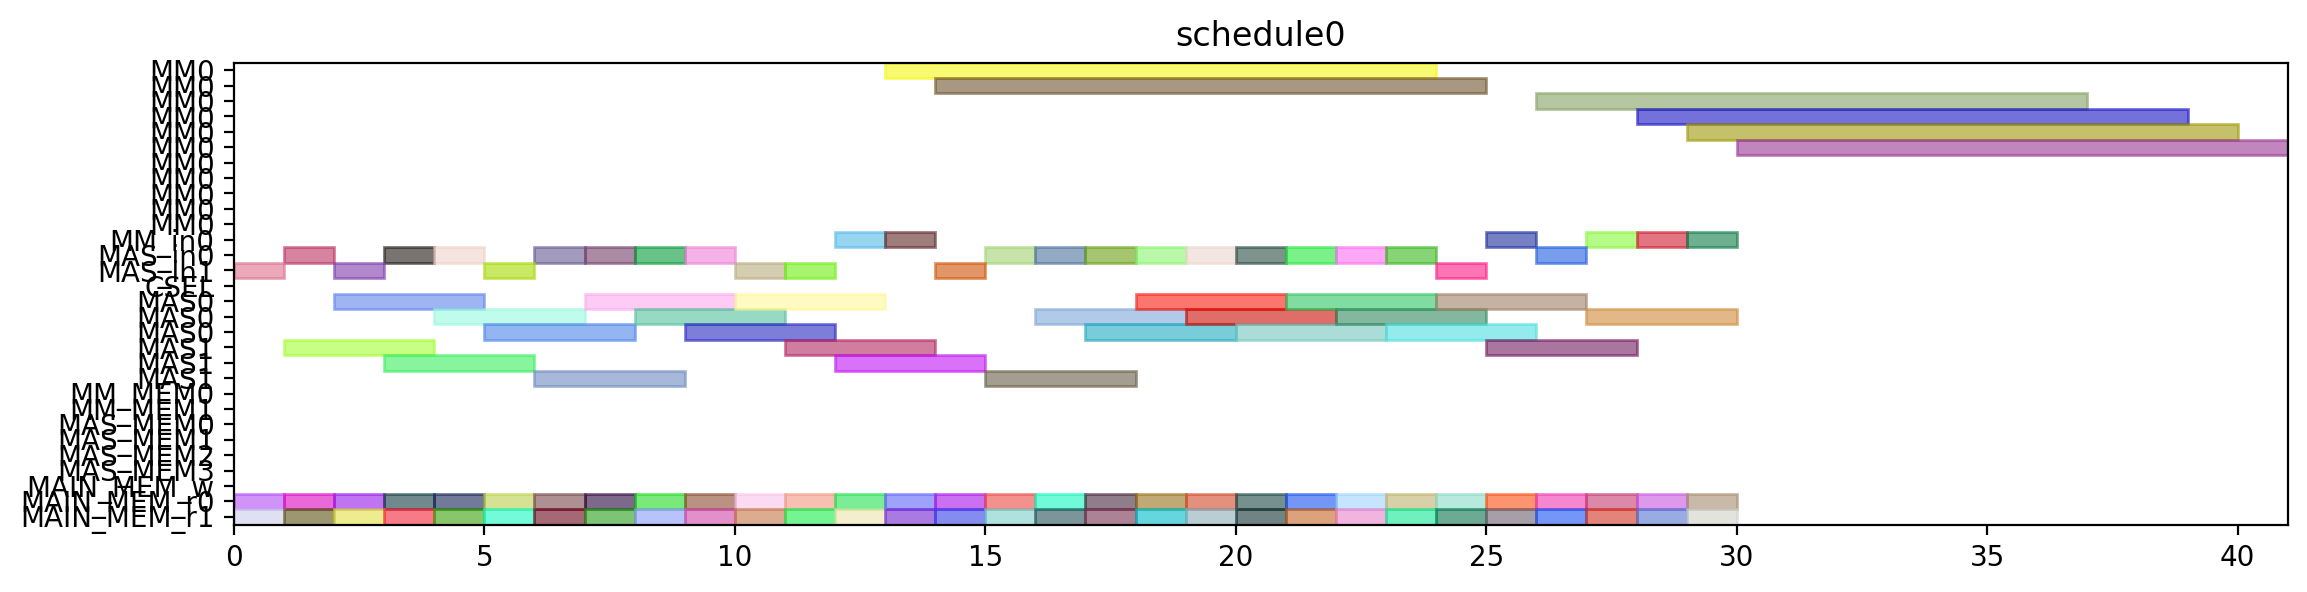

This chart was generated by the following Python code:
from pyschedule import Scenario, solvers, plotters, alt


def solve():
	horizon = 149
	S = Scenario("schedule0", horizon=horizon)

	# resource
	MM = S.Resources('MM', num=1, size=11)
	MM_in = S.Resources('MM_in', num=1)
	MAS_in = S.Resources('MAS_in', num=2)
	CSEL = S.Resource('CSEL')
	MAS = S.Resources('MAS', num=2, size=3, periods=range(1, horizon))
	MM_MEM = S.Resources('MM_MEM', num=2)
	MAS_MEM = S.Resources('MAS_MEM', num=4)
	MAIN_MEM_w = S.Resource('MAIN_MEM_w', size=1)
	MAIN_MEM_r = S.Resources('MAIN_MEM_r', num=2)

	# result of previous scheduling

	# new tasks
	d_t0_a1_0 = S.Task('d_t0_a1_0', length=3, delay_cost=1)
	d_t0_a1_0 += alt(MAS)
	d_t0_a1_0_in = S.Task('d_t0_a1_0_in', length=1, delay_cost=1)
	d_t0_a1_0_in += alt(MAS_in)
	S += d_t0_a1_0_in*MAS_in[0]<=d_t0_a1_0*MAS[0]

	S += d_t0_a1_0_in*MAS_in[1]<=d_t0_a1_0*MAS[1]

	d_t0_a1_0_mem0 = S.Task('d_t0_a1_0_mem0', length=1, delay_cost=1)
	d_t0_a1_0_mem0 += MAIN_MEM_r[0]
	S += d_t0_a1_0_mem0 <= d_t0_a1_0

	d_t0_a1_0_mem1 = S.Task('d_t0_a1_0_mem1', length=1, delay_cost=1)
	d_t0_a1_0_mem1 += MAIN_MEM_r[1]
	S += d_t0_a1_0_mem1 <= d_t0_a1_0

	d_t0_a1_1 = S.Task('d_t0_a1_1', length=3, delay_cost=1)
	d_t0_a1_1 += alt(MAS)
	d_t0_a1_1_in = S.Task('d_t0_a1_1_in', length=1, delay_cost=1)
	d_t0_a1_1_in += alt(MAS_in)
	S += d_t0_a1_1_in*MAS_in[0]<=d_t0_a1_1*MAS[0]

	S += d_t0_a1_1_in*MAS_in[1]<=d_t0_a1_1*MAS[1]

	d_t0_a1_1_mem0 = S.Task('d_t0_a1_1_mem0', length=1, delay_cost=1)
	d_t0_a1_1_mem0 += MAIN_MEM_r[0]
	S += d_t0_a1_1_mem0 <= d_t0_a1_1

	d_t0_a1_1_mem1 = S.Task('d_t0_a1_1_mem1', length=1, delay_cost=1)
	d_t0_a1_1_mem1 += MAIN_MEM_r[1]
	S += d_t0_a1_1_mem1 <= d_t0_a1_1

	d_t0_t10 = S.Task('d_t0_t10', length=3, delay_cost=1)
	d_t0_t10 += alt(MAS)
	d_t0_t10_in = S.Task('d_t0_t10_in', length=1, delay_cost=1)
	d_t0_t10_in += alt(MAS_in)
	S += d_t0_t10_in*MAS_in[0]<=d_t0_t10*MAS[0]

	S += d_t0_t10_in*MAS_in[1]<=d_t0_t10*MAS[1]

	d_t0_t10_mem0 = S.Task('d_t0_t10_mem0', length=1, delay_cost=1)
	d_t0_t10_mem0 += MAIN_MEM_r[0]
	S += d_t0_t10_mem0 <= d_t0_t10

	d_t0_t10_mem1 = S.Task('d_t0_t10_mem1', length=1, delay_cost=1)
	d_t0_t10_mem1 += MAIN_MEM_r[1]
	S += d_t0_t10_mem1 <= d_t0_t10

	d_t0_t11 = S.Task('d_t0_t11', length=3, delay_cost=1)
	d_t0_t11 += alt(MAS)
	d_t0_t11_in = S.Task('d_t0_t11_in', length=1, delay_cost=1)
	d_t0_t11_in += alt(MAS_in)
	S += d_t0_t11_in*MAS_in[0]<=d_t0_t11*MAS[0]

	S += d_t0_t11_in*MAS_in[1]<=d_t0_t11*MAS[1]

	d_t0_t11_mem0 = S.Task('d_t0_t11_mem0', length=1, delay_cost=1)
	d_t0_t11_mem0 += MAIN_MEM_r[0]
	S += d_t0_t11_mem0 <= d_t0_t11

	d_t0_t11_mem1 = S.Task('d_t0_t11_mem1', length=1, delay_cost=1)
	d_t0_t11_mem1 += MAIN_MEM_r[1]
	S += d_t0_t11_mem1 <= d_t0_t11

	d_t0_t3_t0 = S.Task('d_t0_t3_t0', length=11, delay_cost=1)
	d_t0_t3_t0 += alt(MM)
	d_t0_t3_t0_in = S.Task('d_t0_t3_t0_in', length=1, delay_cost=1)
	d_t0_t3_t0_in += alt(MM_in)
	S += d_t0_t3_t0_in*MM_in[0]<=d_t0_t3_t0*MM[0]
	d_t0_t3_t0_mem0 = S.Task('d_t0_t3_t0_mem0', length=1, delay_cost=1)
	d_t0_t3_t0_mem0 += MAIN_MEM_r[0]
	S += d_t0_t3_t0_mem0 <= d_t0_t3_t0

	d_t0_t3_t0_mem1 = S.Task('d_t0_t3_t0_mem1', length=1, delay_cost=1)
	d_t0_t3_t0_mem1 += MAIN_MEM_r[1]
	S += d_t0_t3_t0_mem1 <= d_t0_t3_t0

	d_t0_t3_t1 = S.Task('d_t0_t3_t1', length=11, delay_cost=1)
	d_t0_t3_t1 += alt(MM)
	d_t0_t3_t1_in = S.Task('d_t0_t3_t1_in', length=1, delay_cost=1)
	d_t0_t3_t1_in += alt(MM_in)
	S += d_t0_t3_t1_in*MM_in[0]<=d_t0_t3_t1*MM[0]
	d_t0_t3_t1_mem0 = S.Task('d_t0_t3_t1_mem0', length=1, delay_cost=1)
	d_t0_t3_t1_mem0 += MAIN_MEM_r[0]
	S += d_t0_t3_t1_mem0 <= d_t0_t3_t1

	d_t0_t3_t1_mem1 = S.Task('d_t0_t3_t1_mem1', length=1, delay_cost=1)
	d_t0_t3_t1_mem1 += MAIN_MEM_r[1]
	S += d_t0_t3_t1_mem1 <= d_t0_t3_t1

	d_t0_t3_t2 = S.Task('d_t0_t3_t2', length=3, delay_cost=1)
	d_t0_t3_t2 += alt(MAS)
	d_t0_t3_t2_in = S.Task('d_t0_t3_t2_in', length=1, delay_cost=1)
	d_t0_t3_t2_in += alt(MAS_in)
	S += d_t0_t3_t2_in*MAS_in[0]<=d_t0_t3_t2*MAS[0]

	S += d_t0_t3_t2_in*MAS_in[1]<=d_t0_t3_t2*MAS[1]

	d_t0_t3_t2_mem0 = S.Task('d_t0_t3_t2_mem0', length=1, delay_cost=1)
	d_t0_t3_t2_mem0 += MAIN_MEM_r[0]
	S += d_t0_t3_t2_mem0 <= d_t0_t3_t2

	d_t0_t3_t2_mem1 = S.Task('d_t0_t3_t2_mem1', length=1, delay_cost=1)
	d_t0_t3_t2_mem1 += MAIN_MEM_r[1]
	S += d_t0_t3_t2_mem1 <= d_t0_t3_t2

	d_t0_t3_t3 = S.Task('d_t0_t3_t3', length=3, delay_cost=1)
	d_t0_t3_t3 += alt(MAS)
	d_t0_t3_t3_in = S.Task('d_t0_t3_t3_in', length=1, delay_cost=1)
	d_t0_t3_t3_in += alt(MAS_in)
	S += d_t0_t3_t3_in*MAS_in[0]<=d_t0_t3_t3*MAS[0]

	S += d_t0_t3_t3_in*MAS_in[1]<=d_t0_t3_t3*MAS[1]

	d_t0_t3_t3_mem0 = S.Task('d_t0_t3_t3_mem0', length=1, delay_cost=1)
	d_t0_t3_t3_mem0 += MAIN_MEM_r[0]
	S += d_t0_t3_t3_mem0 <= d_t0_t3_t3

	d_t0_t3_t3_mem1 = S.Task('d_t0_t3_t3_mem1', length=1, delay_cost=1)
	d_t0_t3_t3_mem1 += MAIN_MEM_r[1]
	S += d_t0_t3_t3_mem1 <= d_t0_t3_t3

	d_t1_a1_0 = S.Task('d_t1_a1_0', length=3, delay_cost=1)
	d_t1_a1_0 += alt(MAS)
	d_t1_a1_0_in = S.Task('d_t1_a1_0_in', length=1, delay_cost=1)
	d_t1_a1_0_in += alt(MAS_in)
	S += d_t1_a1_0_in*MAS_in[0]<=d_t1_a1_0*MAS[0]

	S += d_t1_a1_0_in*MAS_in[1]<=d_t1_a1_0*MAS[1]

	d_t1_a1_0_mem0 = S.Task('d_t1_a1_0_mem0', length=1, delay_cost=1)
	d_t1_a1_0_mem0 += MAIN_MEM_r[0]
	S += d_t1_a1_0_mem0 <= d_t1_a1_0

	d_t1_a1_0_mem1 = S.Task('d_t1_a1_0_mem1', length=1, delay_cost=1)
	d_t1_a1_0_mem1 += MAIN_MEM_r[1]
	S += d_t1_a1_0_mem1 <= d_t1_a1_0

	d_t1_a1_1 = S.Task('d_t1_a1_1', length=3, delay_cost=1)
	d_t1_a1_1 += alt(MAS)
	d_t1_a1_1_in = S.Task('d_t1_a1_1_in', length=1, delay_cost=1)
	d_t1_a1_1_in += alt(MAS_in)
	S += d_t1_a1_1_in*MAS_in[0]<=d_t1_a1_1*MAS[0]

	S += d_t1_a1_1_in*MAS_in[1]<=d_t1_a1_1*MAS[1]

	d_t1_a1_1_mem0 = S.Task('d_t1_a1_1_mem0', length=1, delay_cost=1)
	d_t1_a1_1_mem0 += MAIN_MEM_r[0]
	S += d_t1_a1_1_mem0 <= d_t1_a1_1

	d_t1_a1_1_mem1 = S.Task('d_t1_a1_1_mem1', length=1, delay_cost=1)
	d_t1_a1_1_mem1 += MAIN_MEM_r[1]
	S += d_t1_a1_1_mem1 <= d_t1_a1_1

	d_t1_t10 = S.Task('d_t1_t10', length=3, delay_cost=1)
	d_t1_t10 += alt(MAS)
	d_t1_t10_in = S.Task('d_t1_t10_in', length=1, delay_cost=1)
	d_t1_t10_in += alt(MAS_in)
	S += d_t1_t10_in*MAS_in[0]<=d_t1_t10*MAS[0]

	S += d_t1_t10_in*MAS_in[1]<=d_t1_t10*MAS[1]

	d_t1_t10_mem0 = S.Task('d_t1_t10_mem0', length=1, delay_cost=1)
	d_t1_t10_mem0 += MAIN_MEM_r[0]
	S += d_t1_t10_mem0 <= d_t1_t10

	d_t1_t10_mem1 = S.Task('d_t1_t10_mem1', length=1, delay_cost=1)
	d_t1_t10_mem1 += MAIN_MEM_r[1]
	S += d_t1_t10_mem1 <= d_t1_t10

	d_t1_t11 = S.Task('d_t1_t11', length=3, delay_cost=1)
	d_t1_t11 += alt(MAS)
	d_t1_t11_in = S.Task('d_t1_t11_in', length=1, delay_cost=1)
	d_t1_t11_in += alt(MAS_in)
	S += d_t1_t11_in*MAS_in[0]<=d_t1_t11*MAS[0]

	S += d_t1_t11_in*MAS_in[1]<=d_t1_t11*MAS[1]

	d_t1_t11_mem0 = S.Task('d_t1_t11_mem0', length=1, delay_cost=1)
	d_t1_t11_mem0 += MAIN_MEM_r[0]
	S += d_t1_t11_mem0 <= d_t1_t11

	d_t1_t11_mem1 = S.Task('d_t1_t11_mem1', length=1, delay_cost=1)
	d_t1_t11_mem1 += MAIN_MEM_r[1]
	S += d_t1_t11_mem1 <= d_t1_t11

	d_t1_t3_t0 = S.Task('d_t1_t3_t0', length=11, delay_cost=1)
	d_t1_t3_t0 += alt(MM)
	d_t1_t3_t0_in = S.Task('d_t1_t3_t0_in', length=1, delay_cost=1)
	d_t1_t3_t0_in += alt(MM_in)
	S += d_t1_t3_t0_in*MM_in[0]<=d_t1_t3_t0*MM[0]
	d_t1_t3_t0_mem0 = S.Task('d_t1_t3_t0_mem0', length=1, delay_cost=1)
	d_t1_t3_t0_mem0 += MAIN_MEM_r[0]
	S += d_t1_t3_t0_mem0 <= d_t1_t3_t0

	d_t1_t3_t0_mem1 = S.Task('d_t1_t3_t0_mem1', length=1, delay_cost=1)
	d_t1_t3_t0_mem1 += MAIN_MEM_r[1]
	S += d_t1_t3_t0_mem1 <= d_t1_t3_t0

	d_t1_t3_t1 = S.Task('d_t1_t3_t1', length=11, delay_cost=1)
	d_t1_t3_t1 += alt(MM)
	d_t1_t3_t1_in = S.Task('d_t1_t3_t1_in', length=1, delay_cost=1)
	d_t1_t3_t1_in += alt(MM_in)
	S += d_t1_t3_t1_in*MM_in[0]<=d_t1_t3_t1*MM[0]
	d_t1_t3_t1_mem0 = S.Task('d_t1_t3_t1_mem0', length=1, delay_cost=1)
	d_t1_t3_t1_mem0 += MAIN_MEM_r[0]
	S += d_t1_t3_t1_mem0 <= d_t1_t3_t1

	d_t1_t3_t1_mem1 = S.Task('d_t1_t3_t1_mem1', length=1, delay_cost=1)
	d_t1_t3_t1_mem1 += MAIN_MEM_r[1]
	S += d_t1_t3_t1_mem1 <= d_t1_t3_t1

	d_t1_t3_t2 = S.Task('d_t1_t3_t2', length=3, delay_cost=1)
	d_t1_t3_t2 += alt(MAS)
	d_t1_t3_t2_in = S.Task('d_t1_t3_t2_in', length=1, delay_cost=1)
	d_t1_t3_t2_in += alt(MAS_in)
	S += d_t1_t3_t2_in*MAS_in[0]<=d_t1_t3_t2*MAS[0]

	S += d_t1_t3_t2_in*MAS_in[1]<=d_t1_t3_t2*MAS[1]

	d_t1_t3_t2_mem0 = S.Task('d_t1_t3_t2_mem0', length=1, delay_cost=1)
	d_t1_t3_t2_mem0 += MAIN_MEM_r[0]
	S += d_t1_t3_t2_mem0 <= d_t1_t3_t2

	d_t1_t3_t2_mem1 = S.Task('d_t1_t3_t2_mem1', length=1, delay_cost=1)
	d_t1_t3_t2_mem1 += MAIN_MEM_r[1]
	S += d_t1_t3_t2_mem1 <= d_t1_t3_t2

	d_t1_t3_t3 = S.Task('d_t1_t3_t3', length=3, delay_cost=1)
	d_t1_t3_t3 += alt(MAS)
	d_t1_t3_t3_in = S.Task('d_t1_t3_t3_in', length=1, delay_cost=1)
	d_t1_t3_t3_in += alt(MAS_in)
	S += d_t1_t3_t3_in*MAS_in[0]<=d_t1_t3_t3*MAS[0]

	S += d_t1_t3_t3_in*MAS_in[1]<=d_t1_t3_t3*MAS[1]

	d_t1_t3_t3_mem0 = S.Task('d_t1_t3_t3_mem0', length=1, delay_cost=1)
	d_t1_t3_t3_mem0 += MAIN_MEM_r[0]
	S += d_t1_t3_t3_mem0 <= d_t1_t3_t3

	d_t1_t3_t3_mem1 = S.Task('d_t1_t3_t3_mem1', length=1, delay_cost=1)
	d_t1_t3_t3_mem1 += MAIN_MEM_r[1]
	S += d_t1_t3_t3_mem1 <= d_t1_t3_t3

	d_t2_a1_0 = S.Task('d_t2_a1_0', length=3, delay_cost=1)
	d_t2_a1_0 += alt(MAS)
	d_t2_a1_0_in = S.Task('d_t2_a1_0_in', length=1, delay_cost=1)
	d_t2_a1_0_in += alt(MAS_in)
	S += d_t2_a1_0_in*MAS_in[0]<=d_t2_a1_0*MAS[0]

	S += d_t2_a1_0_in*MAS_in[1]<=d_t2_a1_0*MAS[1]

	d_t2_a1_0_mem0 = S.Task('d_t2_a1_0_mem0', length=1, delay_cost=1)
	d_t2_a1_0_mem0 += MAIN_MEM_r[0]
	S += d_t2_a1_0_mem0 <= d_t2_a1_0

	d_t2_a1_0_mem1 = S.Task('d_t2_a1_0_mem1', length=1, delay_cost=1)
	d_t2_a1_0_mem1 += MAIN_MEM_r[1]
	S += d_t2_a1_0_mem1 <= d_t2_a1_0

	d_t2_a1_1 = S.Task('d_t2_a1_1', length=3, delay_cost=1)
	d_t2_a1_1 += alt(MAS)
	d_t2_a1_1_in = S.Task('d_t2_a1_1_in', length=1, delay_cost=1)
	d_t2_a1_1_in += alt(MAS_in)
	S += d_t2_a1_1_in*MAS_in[0]<=d_t2_a1_1*MAS[0]

	S += d_t2_a1_1_in*MAS_in[1]<=d_t2_a1_1*MAS[1]

	d_t2_a1_1_mem0 = S.Task('d_t2_a1_1_mem0', length=1, delay_cost=1)
	d_t2_a1_1_mem0 += MAIN_MEM_r[0]
	S += d_t2_a1_1_mem0 <= d_t2_a1_1

	d_t2_a1_1_mem1 = S.Task('d_t2_a1_1_mem1', length=1, delay_cost=1)
	d_t2_a1_1_mem1 += MAIN_MEM_r[1]
	S += d_t2_a1_1_mem1 <= d_t2_a1_1

	d_t2_t10 = S.Task('d_t2_t10', length=3, delay_cost=1)
	d_t2_t10 += alt(MAS)
	d_t2_t10_in = S.Task('d_t2_t10_in', length=1, delay_cost=1)
	d_t2_t10_in += alt(MAS_in)
	S += d_t2_t10_in*MAS_in[0]<=d_t2_t10*MAS[0]

	S += d_t2_t10_in*MAS_in[1]<=d_t2_t10*MAS[1]

	d_t2_t10_mem0 = S.Task('d_t2_t10_mem0', length=1, delay_cost=1)
	d_t2_t10_mem0 += MAIN_MEM_r[0]
	S += d_t2_t10_mem0 <= d_t2_t10

	d_t2_t10_mem1 = S.Task('d_t2_t10_mem1', length=1, delay_cost=1)
	d_t2_t10_mem1 += MAIN_MEM_r[1]
	S += d_t2_t10_mem1 <= d_t2_t10

	d_t2_t11 = S.Task('d_t2_t11', length=3, delay_cost=1)
	d_t2_t11 += alt(MAS)
	d_t2_t11_in = S.Task('d_t2_t11_in', length=1, delay_cost=1)
	d_t2_t11_in += alt(MAS_in)
	S += d_t2_t11_in*MAS_in[0]<=d_t2_t11*MAS[0]

	S += d_t2_t11_in*MAS_in[1]<=d_t2_t11*MAS[1]

	d_t2_t11_mem0 = S.Task('d_t2_t11_mem0', length=1, delay_cost=1)
	d_t2_t11_mem0 += MAIN_MEM_r[0]
	S += d_t2_t11_mem0 <= d_t2_t11

	d_t2_t11_mem1 = S.Task('d_t2_t11_mem1', length=1, delay_cost=1)
	d_t2_t11_mem1 += MAIN_MEM_r[1]
	S += d_t2_t11_mem1 <= d_t2_t11

	d_t2_t3_t0 = S.Task('d_t2_t3_t0', length=11, delay_cost=1)
	d_t2_t3_t0 += alt(MM)
	d_t2_t3_t0_in = S.Task('d_t2_t3_t0_in', length=1, delay_cost=1)
	d_t2_t3_t0_in += alt(MM_in)
	S += d_t2_t3_t0_in*MM_in[0]<=d_t2_t3_t0*MM[0]
	d_t2_t3_t0_mem0 = S.Task('d_t2_t3_t0_mem0', length=1, delay_cost=1)
	d_t2_t3_t0_mem0 += MAIN_MEM_r[0]
	S += d_t2_t3_t0_mem0 <= d_t2_t3_t0

	d_t2_t3_t0_mem1 = S.Task('d_t2_t3_t0_mem1', length=1, delay_cost=1)
	d_t2_t3_t0_mem1 += MAIN_MEM_r[1]
	S += d_t2_t3_t0_mem1 <= d_t2_t3_t0

	d_t2_t3_t1 = S.Task('d_t2_t3_t1', length=11, delay_cost=1)
	d_t2_t3_t1 += alt(MM)
	d_t2_t3_t1_in = S.Task('d_t2_t3_t1_in', length=1, delay_cost=1)
	d_t2_t3_t1_in += alt(MM_in)
	S += d_t2_t3_t1_in*MM_in[0]<=d_t2_t3_t1*MM[0]
	d_t2_t3_t1_mem0 = S.Task('d_t2_t3_t1_mem0', length=1, delay_cost=1)
	d_t2_t3_t1_mem0 += MAIN_MEM_r[0]
	S += d_t2_t3_t1_mem0 <= d_t2_t3_t1

	d_t2_t3_t1_mem1 = S.Task('d_t2_t3_t1_mem1', length=1, delay_cost=1)
	d_t2_t3_t1_mem1 += MAIN_MEM_r[1]
	S += d_t2_t3_t1_mem1 <= d_t2_t3_t1

	d_t2_t3_t2 = S.Task('d_t2_t3_t2', length=3, delay_cost=1)
	d_t2_t3_t2 += alt(MAS)
	d_t2_t3_t2_in = S.Task('d_t2_t3_t2_in', length=1, delay_cost=1)
	d_t2_t3_t2_in += alt(MAS_in)
	S += d_t2_t3_t2_in*MAS_in[0]<=d_t2_t3_t2*MAS[0]

	S += d_t2_t3_t2_in*MAS_in[1]<=d_t2_t3_t2*MAS[1]

	d_t2_t3_t2_mem0 = S.Task('d_t2_t3_t2_mem0', length=1, delay_cost=1)
	d_t2_t3_t2_mem0 += MAIN_MEM_r[0]
	S += d_t2_t3_t2_mem0 <= d_t2_t3_t2

	d_t2_t3_t2_mem1 = S.Task('d_t2_t3_t2_mem1', length=1, delay_cost=1)
	d_t2_t3_t2_mem1 += MAIN_MEM_r[1]
	S += d_t2_t3_t2_mem1 <= d_t2_t3_t2

	d_t2_t3_t3 = S.Task('d_t2_t3_t3', length=3, delay_cost=1)
	d_t2_t3_t3 += alt(MAS)
	d_t2_t3_t3_in = S.Task('d_t2_t3_t3_in', length=1, delay_cost=1)
	d_t2_t3_t3_in += alt(MAS_in)
	S += d_t2_t3_t3_in*MAS_in[0]<=d_t2_t3_t3*MAS[0]

	S += d_t2_t3_t3_in*MAS_in[1]<=d_t2_t3_t3*MAS[1]

	d_t2_t3_t3_mem0 = S.Task('d_t2_t3_t3_mem0', length=1, delay_cost=1)
	d_t2_t3_t3_mem0 += MAIN_MEM_r[0]
	S += d_t2_t3_t3_mem0 <= d_t2_t3_t3

	d_t2_t3_t3_mem1 = S.Task('d_t2_t3_t3_mem1', length=1, delay_cost=1)
	d_t2_t3_t3_mem1 += MAIN_MEM_r[1]
	S += d_t2_t3_t3_mem1 <= d_t2_t3_t3

	d_t3000 = S.Task('d_t3000', length=3, delay_cost=1)
	d_t3000 += alt(MAS)
	d_t3000_in = S.Task('d_t3000_in', length=1, delay_cost=1)
	d_t3000_in += alt(MAS_in)
	S += d_t3000_in*MAS_in[0]<=d_t3000*MAS[0]

	S += d_t3000_in*MAS_in[1]<=d_t3000*MAS[1]

	d_t3000_mem0 = S.Task('d_t3000_mem0', length=1, delay_cost=1)
	d_t3000_mem0 += MAIN_MEM_r[0]
	S += d_t3000_mem0 <= d_t3000

	d_t3000_mem1 = S.Task('d_t3000_mem1', length=1, delay_cost=1)
	d_t3000_mem1 += MAIN_MEM_r[1]
	S += d_t3000_mem1 <= d_t3000

	d_t3001 = S.Task('d_t3001', length=3, delay_cost=1)
	d_t3001 += alt(MAS)
	d_t3001_in = S.Task('d_t3001_in', length=1, delay_cost=1)
	d_t3001_in += alt(MAS_in)
	S += d_t3001_in*MAS_in[0]<=d_t3001*MAS[0]

	S += d_t3001_in*MAS_in[1]<=d_t3001*MAS[1]

	d_t3001_mem0 = S.Task('d_t3001_mem0', length=1, delay_cost=1)
	d_t3001_mem0 += MAIN_MEM_r[0]
	S += d_t3001_mem0 <= d_t3001

	d_t3001_mem1 = S.Task('d_t3001_mem1', length=1, delay_cost=1)
	d_t3001_mem1 += MAIN_MEM_r[1]
	S += d_t3001_mem1 <= d_t3001

	d_t3010 = S.Task('d_t3010', length=3, delay_cost=1)
	d_t3010 += alt(MAS)
	d_t3010_in = S.Task('d_t3010_in', length=1, delay_cost=1)
	d_t3010_in += alt(MAS_in)
	S += d_t3010_in*MAS_in[0]<=d_t3010*MAS[0]

	S += d_t3010_in*MAS_in[1]<=d_t3010*MAS[1]

	d_t3010_mem0 = S.Task('d_t3010_mem0', length=1, delay_cost=1)
	d_t3010_mem0 += MAIN_MEM_r[0]
	S += d_t3010_mem0 <= d_t3010

	d_t3010_mem1 = S.Task('d_t3010_mem1', length=1, delay_cost=1)
	d_t3010_mem1 += MAIN_MEM_r[1]
	S += d_t3010_mem1 <= d_t3010

	d_t3011 = S.Task('d_t3011', length=3, delay_cost=1)
	d_t3011 += alt(MAS)
	d_t3011_in = S.Task('d_t3011_in', length=1, delay_cost=1)
	d_t3011_in += alt(MAS_in)
	S += d_t3011_in*MAS_in[0]<=d_t3011*MAS[0]

	S += d_t3011_in*MAS_in[1]<=d_t3011*MAS[1]

	d_t3011_mem0 = S.Task('d_t3011_mem0', length=1, delay_cost=1)
	d_t3011_mem0 += MAIN_MEM_r[0]
	S += d_t3011_mem0 <= d_t3011

	d_t3011_mem1 = S.Task('d_t3011_mem1', length=1, delay_cost=1)
	d_t3011_mem1 += MAIN_MEM_r[1]
	S += d_t3011_mem1 <= d_t3011

	d_t4000 = S.Task('d_t4000', length=3, delay_cost=1)
	d_t4000 += alt(MAS)
	d_t4000_in = S.Task('d_t4000_in', length=1, delay_cost=1)
	d_t4000_in += alt(MAS_in)
	S += d_t4000_in*MAS_in[0]<=d_t4000*MAS[0]

	S += d_t4000_in*MAS_in[1]<=d_t4000*MAS[1]

	d_t4000_mem0 = S.Task('d_t4000_mem0', length=1, delay_cost=1)
	d_t4000_mem0 += MAIN_MEM_r[0]
	S += d_t4000_mem0 <= d_t4000

	d_t4000_mem1 = S.Task('d_t4000_mem1', length=1, delay_cost=1)
	d_t4000_mem1 += MAIN_MEM_r[1]
	S += d_t4000_mem1 <= d_t4000

	d_t4001 = S.Task('d_t4001', length=3, delay_cost=1)
	d_t4001 += alt(MAS)
	d_t4001_in = S.Task('d_t4001_in', length=1, delay_cost=1)
	d_t4001_in += alt(MAS_in)
	S += d_t4001_in*MAS_in[0]<=d_t4001*MAS[0]

	S += d_t4001_in*MAS_in[1]<=d_t4001*MAS[1]

	d_t4001_mem0 = S.Task('d_t4001_mem0', length=1, delay_cost=1)
	d_t4001_mem0 += MAIN_MEM_r[0]
	S += d_t4001_mem0 <= d_t4001

	d_t4001_mem1 = S.Task('d_t4001_mem1', length=1, delay_cost=1)
	d_t4001_mem1 += MAIN_MEM_r[1]
	S += d_t4001_mem1 <= d_t4001

	solvers.mip.solve(S,msg=1,kind='CPLEX',ratio_gap=1.01)

	solution = [['hoge']*len(S.solution()[1]) for i in range(len(S.solution()))]
	for i in range(len(S.solution())):
		for j in range(len(S.solution()[i])):
			solution[i][j]=str(S.solution()[i][j])
	print(solution)

	cycles = int(solution[-1][3])

	pic_file_name = "/mnt/rose/usr1/fukuda/ABE/multiRAM_multiMAS_16mux/scheduling_result/stage11MM1_stage3MAS2/FP12_LADDERMUL/schedule0.png"
	if(S.solution() != []):
		plotters.matplotlib.plot(S,img_filename=pic_file_name, show_task_labels=False, fig_size=(cycles*0.25+3, 3))

	return solution
